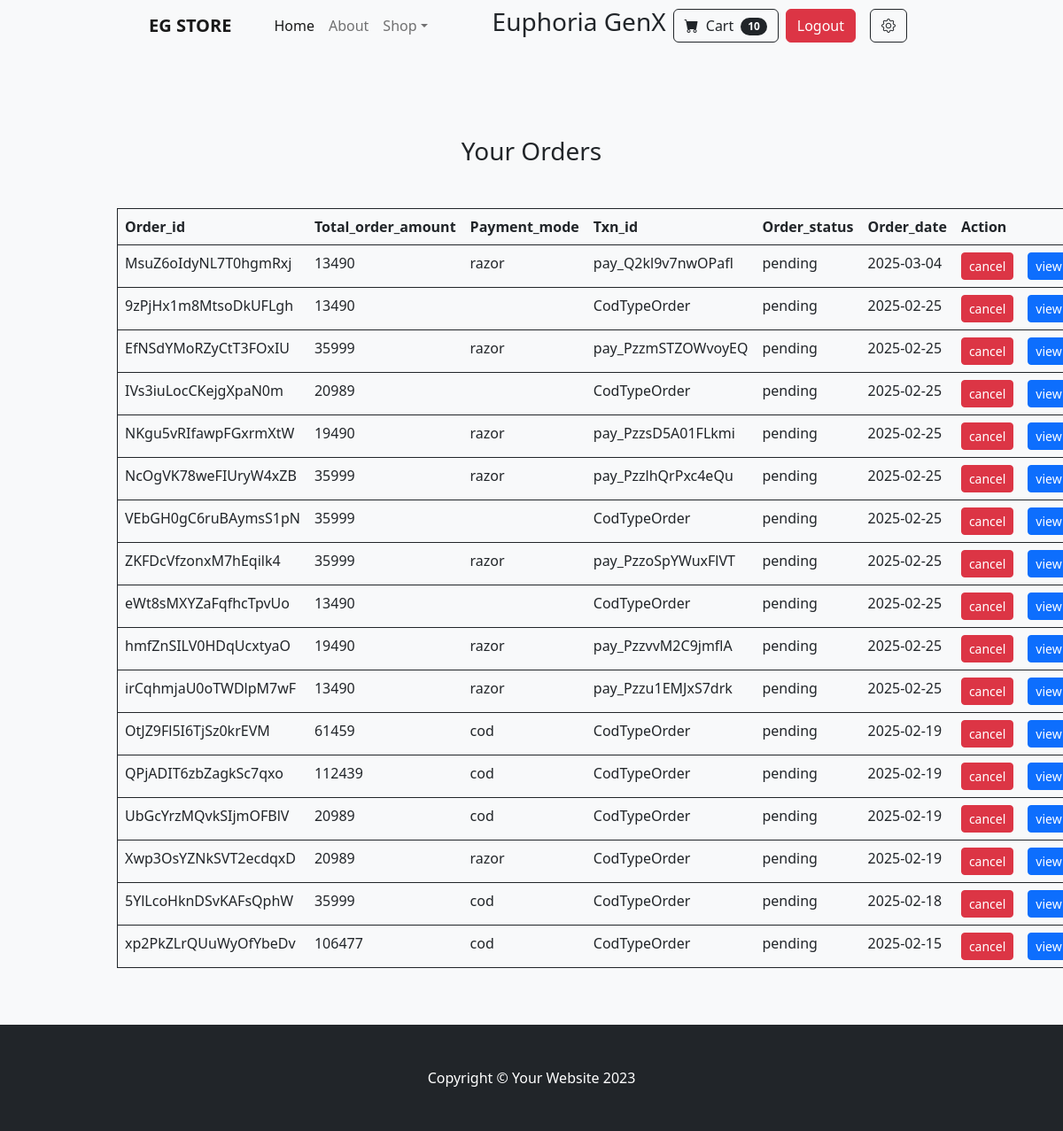
The app's page /order-view.php (signed in) with its own data.
### tables this page shows
CREATE TABLE `orders` (
  `order_id` varchar(250) NOT NULL,
  `cus_id` int(11) NOT NULL,
  `address_id` int(11) NOT NULL,
  `total_order_amount` int(11) NOT NULL,
  `payment_mode` enum('cod','razor') NOT NULL,
  `txn_id` varchar(250) NOT NULL DEFAULT 'CodTypeOrder',
  `order_status` enum('pending','approved','hold','delivered') NOT NULL DEFAULT 'pending',
  `order_date` date NOT NULL DEFAULT current_timestamp()
);

### order-view.php (the view, shortened to what this page needs)
<?php
include('./layout/header.php');
include('./project-config.php');
?>
<section class="py-5 bg-light">
    <div class="container my-5">
        <div class="text-center">
            <h3>Your Orders</h3>
        </div>
    </div>
    <div class="container">
        <table class="table border border-dark">
            <thead>
                <tr>
                    <th class="col">Order_id</th>
                    <th class="col">Total_order_amount</th>
                    <th class="col">Payment_mode</th>
                    <th class="col">Txn_id</th>
                    <th class="col">Order_status</th>
                    <th class="col">Order_date</th>
                    <th colspan="2" class="col">Action</th>
                </tr>
            </thead>
            <tbody>
                <?php
                $cus_id = $_SESSION['customer']['cus_id'];
                $select_query = mysqli_query($conn, "SELECT * FROM `orders` WHERE cus_id=$cus_id ORDER BY `order_date` DESC");
                if (mysqli_num_rows($select_query) > 0) {
                    while ($data = mysqli_fetch_array($select_query)) {
                        ?>
                        <tr>
                            <td><?php echo $data['order_id'] ?></td>
                            <td><?php echo $data['total_order_amount'] ?></td>
                            <td><?php echo $data['payment_mode'] ?></td>
                            <td><?php echo $data['txn_id'] ?></td>
                            <td><?php echo $data['order_status'] ?></td>
                            <td><?php echo $data['order_date'] ?></td>
                            <td><button class="btn btn-danger btn-sm">cancel</button></td>
                            <td><button type="submit" class="btn btn-primary btn-sm order-view" data-id="<?php echo $data['order_id']; ?>">view</button></td>
                        </tr>
                        <?php
                    }
                }
                ?>
            </tbody>
        </table>
    </div>
</section>
<?php
include('./layout/footer.php');
?>

### records on screen
orders: order_id "MsuZ6oIdyNL7T0hgmRxj", total_order_amount "13490", payment_mode "razor", txn "pay_Q2kl9v7nwOPafl", order_status "pending", order_date "2025-03-04"
orders: order_id "9zPjHx1m8MtsoDkUFLgh", total_order_amount "13490", txn "CodTypeOrder", order_status "pending", order_date "2025-02-25"
orders: order_id "EfNSdYMoRZyCtT3FOxIU", total_order_amount "35999", payment_mode "razor", txn "pay_PzzmSTZOWvoyEQ", order_status "pending", order_date "2025-02-25"
orders: order_id "IVs3iuLocCKejgXpaN0m", total_order_amount "20989", txn "CodTypeOrder", order_status "pending", order_date "2025-02-25"
orders: order_id "NKgu5vRIfawpFGxrmXtW", total_order_amount "19490", payment_mode "razor", txn "pay_PzzsD5A01FLkmi", order_status "pending", order_date "2025-02-25"
orders: order_id "NcOgVK78weFIUryW4xZB", total_order_amount "35999", payment_mode "razor", txn "pay_PzzlhQrPxc4eQu", order_status "pending", order_date "2025-02-25"
orders: order_id "VEbGH0gC6ruBAymsS1pN", total_order_amount "35999", txn "CodTypeOrder", order_status "pending", order_date "2025-02-25"
orders: order_id "ZKFDcVfzonxM7hEqilk4", total_order_amount "35999", payment_mode "razor", txn "pay_PzzoSpYWuxFlVT", order_status "pending", order_date "2025-02-25"
orders: order_id "eWt8sMXYZaFqfhcTpvUo", total_order_amount "13490", txn "CodTypeOrder", order_status "pending", order_date "2025-02-25"
orders: order_id "hmfZnSILV0HDqUcxtyaO", total_order_amount "19490", payment_mode "razor", txn "pay_PzzvvM2C9jmflA", order_status "pending", order_date "2025-02-25"
orders: order_id "irCqhmjaU0oTWDlpM7wF", total_order_amount "13490", payment_mode "razor", txn "pay_Pzzu1EMJxS7drk", order_status "pending", order_date "2025-02-25"
orders: order_id "OtJZ9Fl5I6TjSz0krEVM", total_order_amount "61459", payment_mode "cod", txn "CodTypeOrder", order_status "pending", order_date "2025-02-19"
orders: order_id "QPjADIT6zbZagkSc7qxo", total_order_amount "112439", payment_mode "cod", txn "CodTypeOrder", order_status "pending", order_date "2025-02-19"
orders: order_id "UbGcYrzMQvkSIjmOFBlV", total_order_amount "20989", payment_mode "cod", txn "CodTypeOrder", order_status "pending", order_date "2025-02-19"
orders: order_id "Xwp3OsYZNkSVT2ecdqxD", total_order_amount "20989", payment_mode "razor", txn "CodTypeOrder", order_status "pending", order_date "2025-02-19"
orders: order_id "5YlLcoHknDSvKAFsQphW", total_order_amount "35999", payment_mode "cod", txn "CodTypeOrder", order_status "pending", order_date "2025-02-18"
orders: order_id "xp2PkZLrQUuWyOfYbeDv", total_order_amount "106477", payment_mode "cod", txn "CodTypeOrder", order_status "pending", order_date "2025-02-15"

### other values on screen
$site_title "EG STORE"
$_SESSION['customer']['cus_name'] "Euphoria GenX"
get_cart_item($conn, $_SESSION['customer']['cus_id']) "10"
